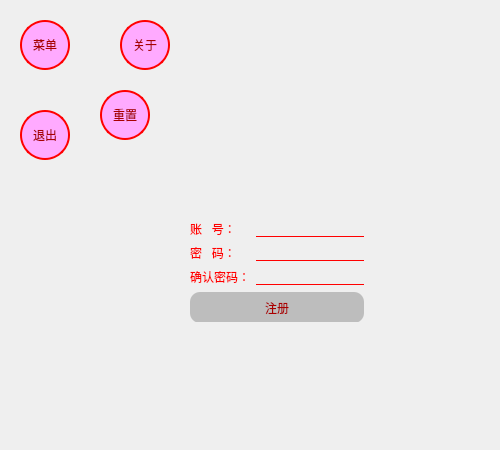
<?xml version="1.0" encoding="UTF-8"?>
<ui version="4.0">
 <class>Form</class>
 <widget class="QWidget" name="Form">
  <property name="geometry">
   <rect>
    <x>0</x>
    <y>0</y>
    <width>500</width>
    <height>450</height>
   </rect>
  </property>
  <property name="minimumSize">
   <size>
    <width>500</width>
    <height>450</height>
   </size>
  </property>
  <property name="maximumSize">
   <size>
    <width>500</width>
    <height>450</height>
   </size>
  </property>
  <property name="windowTitle">
   <string>Form</string>
  </property>
  <property name="styleSheet">
   <string notr="true">#Form{
	border-image: url(:/register/images/1.jpg)
}</string>
  </property>
  <widget class="QPushButton" name="main_menue_btn">
   <property name="geometry">
    <rect>
     <x>20</x>
     <y>20</y>
     <width>50</width>
     <height>50</height>
    </rect>
   </property>
   <property name="styleSheet">
    <string notr="true">QPushButton{
	background-color: rgb(255, 170, 255);
	color: rgb(170, 0, 0);
	border-radius: 25px;
	border:2px solid rgb(255, 0, 0);
}
QPushButton:hover{
	border:4px double rgb(255, 85, 255);
}
QPushButton:checked{
	background-color: rgb(255, 85, 255);
	border:4px double rgb(255, 85, 255);
}</string>
   </property>
   <property name="text">
    <string>菜单</string>
   </property>
   <property name="checkable">
    <bool>true</bool>
   </property>
  </widget>
  <widget class="QPushButton" name="reset_menue_btn">
   <property name="geometry">
    <rect>
     <x>100</x>
     <y>90</y>
     <width>50</width>
     <height>50</height>
    </rect>
   </property>
   <property name="styleSheet">
    <string notr="true">QPushButton{
	background-color: rgb(255, 170, 255);
	color: rgb(170, 0, 0);
	border-radius: 25px;
	border:2px solid rgb(255, 0, 0);
}</string>
   </property>
   <property name="text">
    <string>重置</string>
   </property>
  </widget>
  <widget class="QPushButton" name="about_menue_btn">
   <property name="geometry">
    <rect>
     <x>120</x>
     <y>20</y>
     <width>50</width>
     <height>50</height>
    </rect>
   </property>
   <property name="styleSheet">
    <string notr="true">QPushButton{
	background-color: rgb(255, 170, 255);
	color: rgb(170, 0, 0);
	border-radius: 25px;
	border:2px solid rgb(255, 0, 0);
}</string>
   </property>
   <property name="text">
    <string>关于</string>
   </property>
  </widget>
  <widget class="QPushButton" name="exit_menue_btn">
   <property name="geometry">
    <rect>
     <x>20</x>
     <y>110</y>
     <width>50</width>
     <height>50</height>
    </rect>
   </property>
   <property name="styleSheet">
    <string notr="true">QPushButton{
	background-color: rgb(255, 170, 255);
	color: rgb(170, 0, 0);
	border-radius: 25px;
	border:2px solid rgb(255, 0, 0);
}</string>
   </property>
   <property name="text">
    <string>退出</string>
   </property>
  </widget>
  <widget class="QWidget" name="layoutWidget">
   <property name="geometry">
    <rect>
     <x>190</x>
     <y>220</y>
     <width>174</width>
     <height>102</height>
    </rect>
   </property>
   <layout class="QFormLayout" name="formLayout">
    <item row="0" column="0">
     <widget class="QLabel" name="label">
      <property name="styleSheet">
       <string notr="true">color: rgb(255, 0, 0);</string>
      </property>
      <property name="text">
       <string>账   号：</string>
      </property>
     </widget>
    </item>
    <item row="0" column="1">
     <widget class="QLineEdit" name="account_le">
      <property name="styleSheet">
       <string notr="true">background-color: transparent;
color: rgb(255, 0, 0);
border:none;
border-bottom: 1px solid red;</string>
      </property>
      <property name="text">
       <string/>
      </property>
     </widget>
    </item>
    <item row="1" column="0">
     <widget class="QLabel" name="label_2">
      <property name="styleSheet">
       <string notr="true">color: rgb(255, 0, 0);</string>
      </property>
      <property name="text">
       <string>密   码：</string>
      </property>
     </widget>
    </item>
    <item row="1" column="1">
     <widget class="QLineEdit" name="password_le">
      <property name="styleSheet">
       <string notr="true">background-color: transparent;
color: rgb(255, 0, 0);
border:none;
border-bottom: 1px solid red;</string>
      </property>
      <property name="text">
       <string/>
      </property>
     </widget>
    </item>
    <item row="2" column="0">
     <widget class="QLabel" name="label_3">
      <property name="styleSheet">
       <string notr="true">color: rgb(255, 0, 0);</string>
      </property>
      <property name="text">
       <string>确认密码：</string>
      </property>
     </widget>
    </item>
    <item row="2" column="1">
     <widget class="QLineEdit" name="confir_pwd_le">
      <property name="styleSheet">
       <string notr="true">background-color: transparent;
color: rgb(255, 0, 0);
border:none;
border-bottom: 1px solid red;</string>
      </property>
      <property name="text">
       <string/>
      </property>
     </widget>
    </item>
    <item row="3" column="0" colspan="2">
     <widget class="QPushButton" name="register_btn">
      <property name="enabled">
       <bool>false</bool>
      </property>
      <property name="minimumSize">
       <size>
        <width>0</width>
        <height>31</height>
       </size>
      </property>
      <property name="styleSheet">
       <string notr="true">QPushButton{
	background-color: rgb(255, 170, 255);
	color: rgb(170, 0, 0);
	border-radius: 10px;
}
QPushButton:disabled{
	background-color:rgb(189, 189, 189);
}
QPushButton:hover{
	background-color:rgb(255, 170, 0);
}
QPushButton:pressed{
	background-color: rgb(255, 0, 127);
}
</string>
      </property>
      <property name="text">
       <string>注册</string>
      </property>
     </widget>
    </item>
   </layout>
  </widget>
  <zorder>reset_menue_btn</zorder>
  <zorder>about_menue_btn</zorder>
  <zorder>exit_menue_btn</zorder>
  <zorder>layoutWidget</zorder>
  <zorder>main_menue_btn</zorder>
 </widget>
 <resources>
  <include location="../register.qrc"/>
 </resources>
 <connections>
  <connection>
   <sender>main_menue_btn</sender>
   <signal>clicked(bool)</signal>
   <receiver>Form</receiver>
   <slot>show_hide_menue()</slot>
   <hints>
    <hint type="sourcelabel">
     <x>47</x>
     <y>54</y>
    </hint>
    <hint type="destinationlabel">
     <x>-18</x>
     <y>47</y>
    </hint>
   </hints>
  </connection>
  <connection>
   <sender>about_menue_btn</sender>
   <signal>clicked()</signal>
   <receiver>Form</receiver>
   <slot>about_menue()</slot>
   <hints>
    <hint type="sourcelabel">
     <x>150</x>
     <y>46</y>
    </hint>
    <hint type="destinationlabel">
     <x>243</x>
     <y>-42</y>
    </hint>
   </hints>
  </connection>
  <connection>
   <sender>reset_menue_btn</sender>
   <signal>clicked()</signal>
   <receiver>Form</receiver>
   <slot>reset_menue()</slot>
   <hints>
    <hint type="sourcelabel">
     <x>128</x>
     <y>112</y>
    </hint>
    <hint type="destinationlabel">
     <x>252</x>
     <y>-13</y>
    </hint>
   </hints>
  </connection>
  <connection>
   <sender>exit_menue_btn</sender>
   <signal>clicked()</signal>
   <receiver>Form</receiver>
   <slot>exit_menue()</slot>
   <hints>
    <hint type="sourcelabel">
     <x>47</x>
     <y>144</y>
    </hint>
    <hint type="destinationlabel">
     <x>-15</x>
     <y>134</y>
    </hint>
   </hints>
  </connection>
  <connection>
   <sender>register_btn</sender>
   <signal>clicked()</signal>
   <receiver>Form</receiver>
   <slot>check_register()</slot>
   <hints>
    <hint type="sourcelabel">
     <x>270</x>
     <y>267</y>
    </hint>
    <hint type="destinationlabel">
     <x>185</x>
     <y>447</y>
    </hint>
   </hints>
  </connection>
  <connection>
   <sender>account_le</sender>
   <signal>textChanged(QString)</signal>
   <receiver>Form</receiver>
   <slot>enable_register_btn()</slot>
   <hints>
    <hint type="sourcelabel">
     <x>298</x>
     <y>190</y>
    </hint>
    <hint type="destinationlabel">
     <x>543</x>
     <y>198</y>
    </hint>
   </hints>
  </connection>
  <connection>
   <sender>password_le</sender>
   <signal>textChanged(QString)</signal>
   <receiver>Form</receiver>
   <slot>enable_register_btn()</slot>
   <hints>
    <hint type="sourcelabel">
     <x>335</x>
     <y>212</y>
    </hint>
    <hint type="destinationlabel">
     <x>513</x>
     <y>220</y>
    </hint>
   </hints>
  </connection>
  <connection>
   <sender>confir_pwd_le</sender>
   <signal>textChanged(QString)</signal>
   <receiver>Form</receiver>
   <slot>enable_register_btn()</slot>
   <hints>
    <hint type="sourcelabel">
     <x>333</x>
     <y>235</y>
    </hint>
    <hint type="destinationlabel">
     <x>519</x>
     <y>250</y>
    </hint>
   </hints>
  </connection>
 </connections>
 <slots>
  <slot>show_hide_menue()</slot>
  <slot>about_menue()</slot>
  <slot>reset_menue()</slot>
  <slot>exit_menue()</slot>
  <slot>check_register()</slot>
  <slot>slot1()</slot>
  <slot>enable_register_btn()</slot>
 </slots>
</ui>
